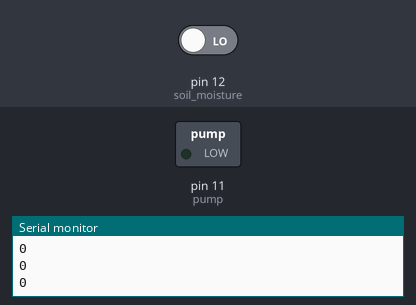
A sketch run on a simulated Arduino Uno, built with avr-gcc and run on an emulated ATmega328P. On the bench: switched loads named in the sketch (green lamp = pin HIGH), the last lines printed to the serial monitor. The inputs (shaded band) are chosen by the test bench; at power-on: pin 12 (soil_moisture) LOW.

Above: at 4.8 s.
4.9 s: pin 12 (soil_moisture) driven HIGH
At 6.3 s:
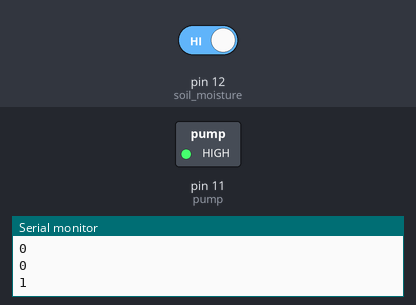
7.6 s: pin 12 (soil_moisture) driven LOW
At 9.0 s:
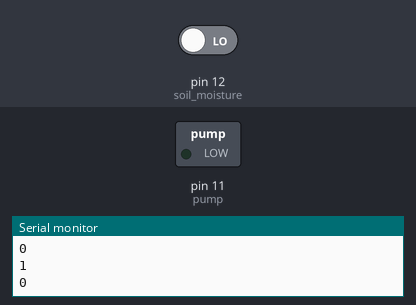
Timing chart, 0 to 10.6 s (numbered marks = the images above; inputs shaded):
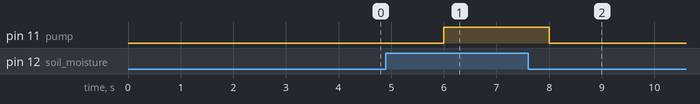

The sketch:

auto_watering.ino
```cpp
// define constants (pin numbers)
const int pump = 11;
const int soil_moisture = 12;

void setup() {
  // put your setup code here, to run once:
  pinMode(pump, OUTPUT);
  pinMode(soil_moisture, INPUT);
  Serial.begin(9600);

}

void loop() {
  // put your main code here, to run repeatedly:
  int moistureReading = digitalRead(soil_moisture);

  Serial.println(moistureReading);

  if(moistureReading == 1)
  {
    digitalWrite(pump, HIGH);
  }
  else {
    digitalWrite(pump, LOW);
  }

  delay(2000);
}
```

Measured:
- after the input at 4.9 s, pin 11 (pump): LOW → HIGH after 1.1 s
- after the input at 7.6 s, pin 11 (pump): HIGH → LOW after 0.40 s
